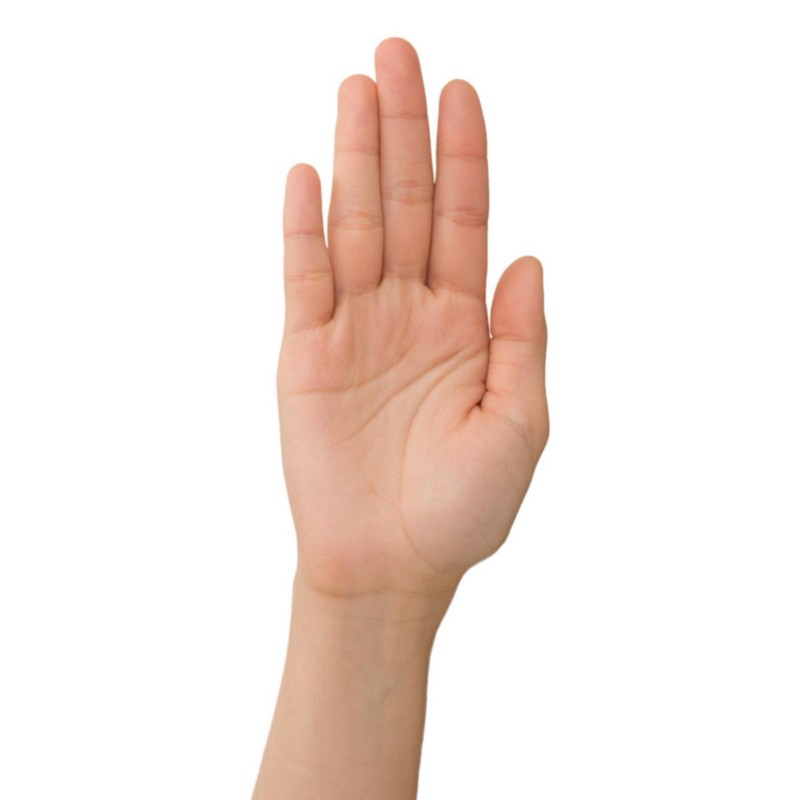
#> input picture shouxiang/palm.jpg, 800 x 800 px
$ python hand.py
#> lines starting #> are read from the running program, lines starting #| are printed output that depends on the picture; after the words box and inside, x2 and y2 are one past the last pixel; in counts of white or black regions, pixels touching at a corner belong together
#!/usr/bin/env python3
# -*- coding: utf-8 -*-
# Author:  钉钉或微信pythontesting 技术支持qq群：630011153 144081101
#
# CreateDate: 2019-2-21
import cv2
image = cv2.imread("palm.jpg")
#> image is the input picture: shape (800, 800, 3); mean B, G, R 226.6, 232.4, 244.5
cv2.imshow("palm",image) #to view the palm in python
cv2.waitKey(0)

gray = cv2.cvtColor(image,cv2.COLOR_BGR2GRAY)
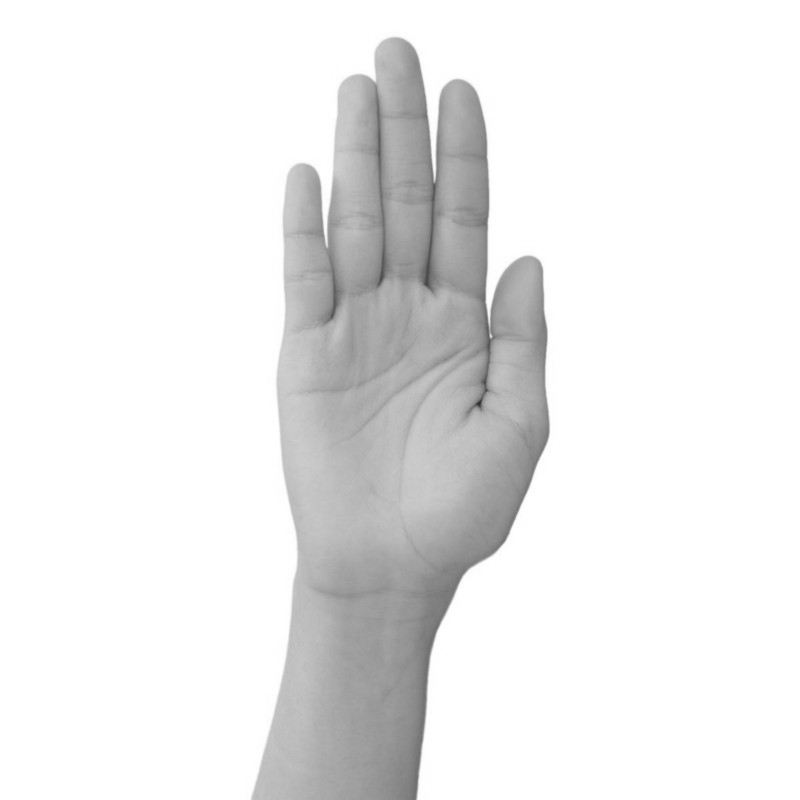
#> gray: shape (800, 800); min 45, max 255, mean 235.3

edges = cv2.Canny(gray,60,65,apertureSize = 3)
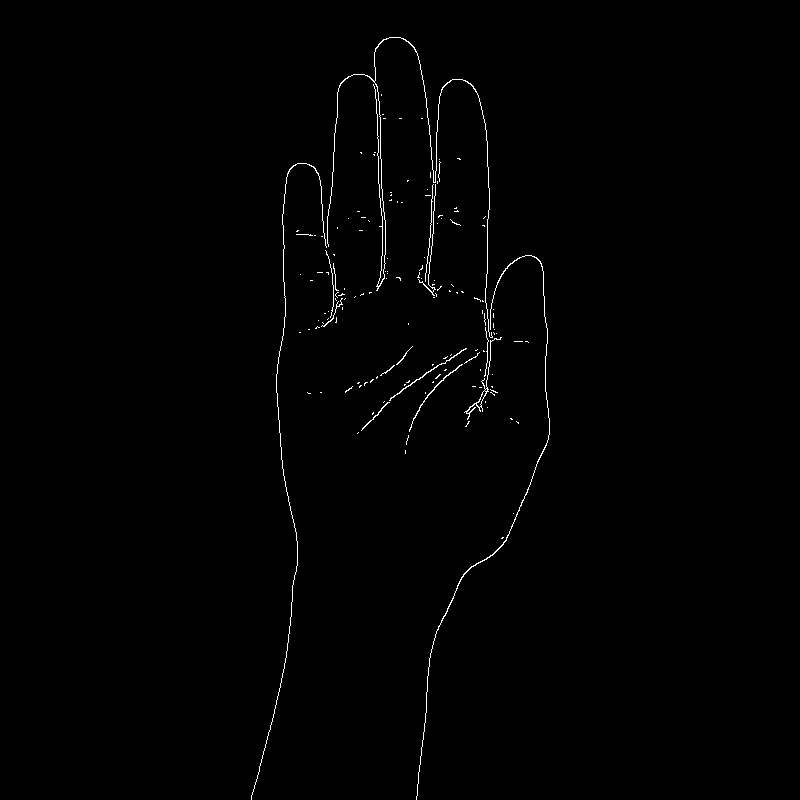
#> edges: shape (800, 800); 0.67% white in thin lines or dots, all inside (x1, y1, x2, y2) = (251, 37, 550, 800)
cv2.imshow("edges",edges)
cv2.waitKey(0)

edges = cv2.bitwise_not(edges)
cv2.imshow("change black and white",edges)
cv2.waitKey(0)

cv2.imwrite("palmlines.jpg", edges)
palmlines = cv2.imread("palmlines.jpg")
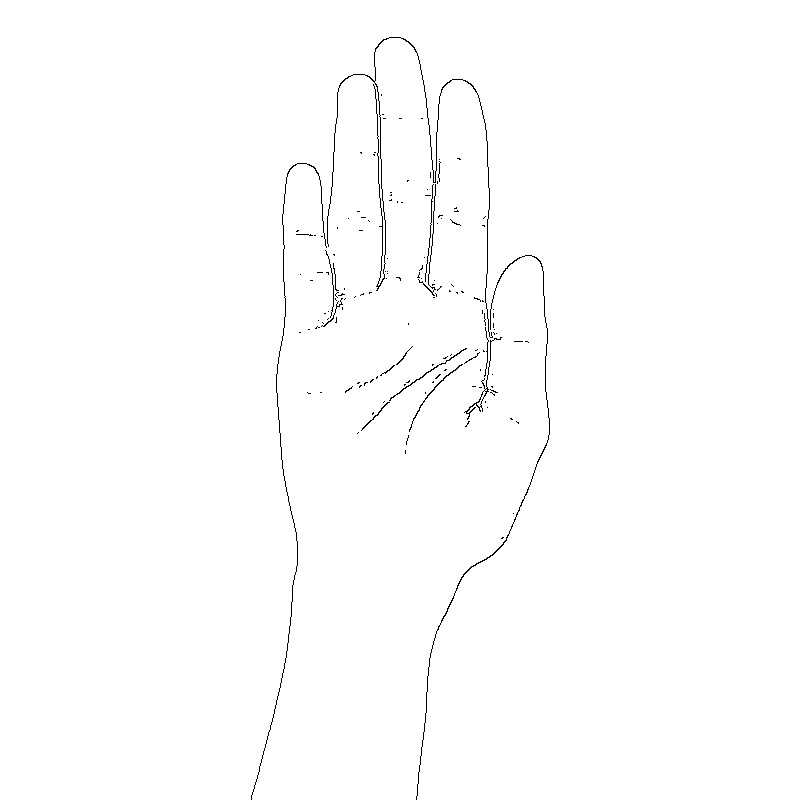
#> palmlines: shape (800, 800, 3); min 0, max 255, mean 253.3
img = cv2.addWeighted(palmlines, 0.3, image, 0.7, 0)
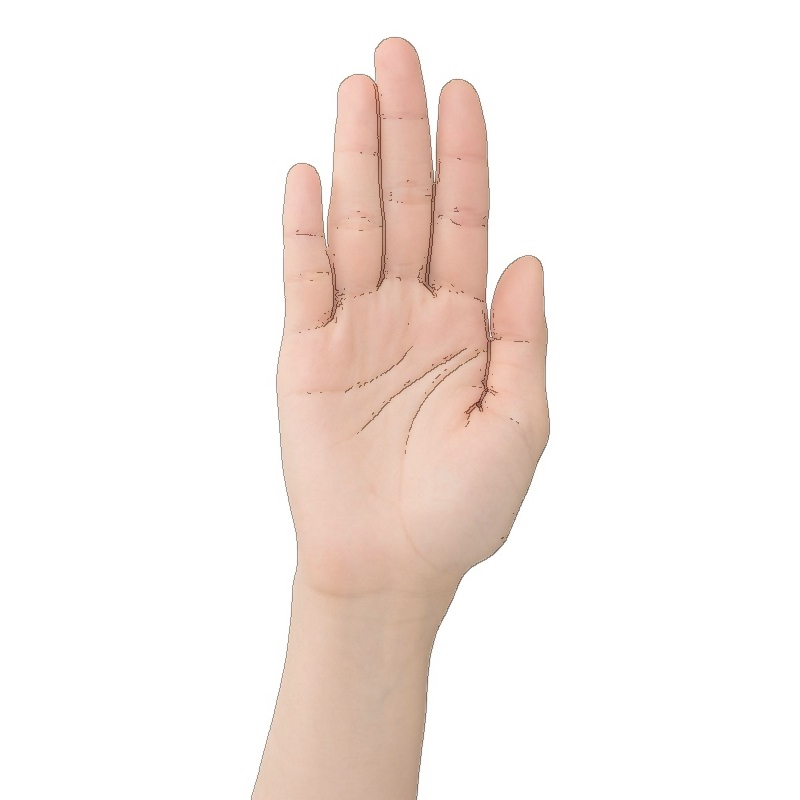
#> img: shape (800, 800, 3); mean B, G, R 234.6, 238.6, 247.2
cv2.imshow("lines in palm", img)
cv2.waitKey(0)
